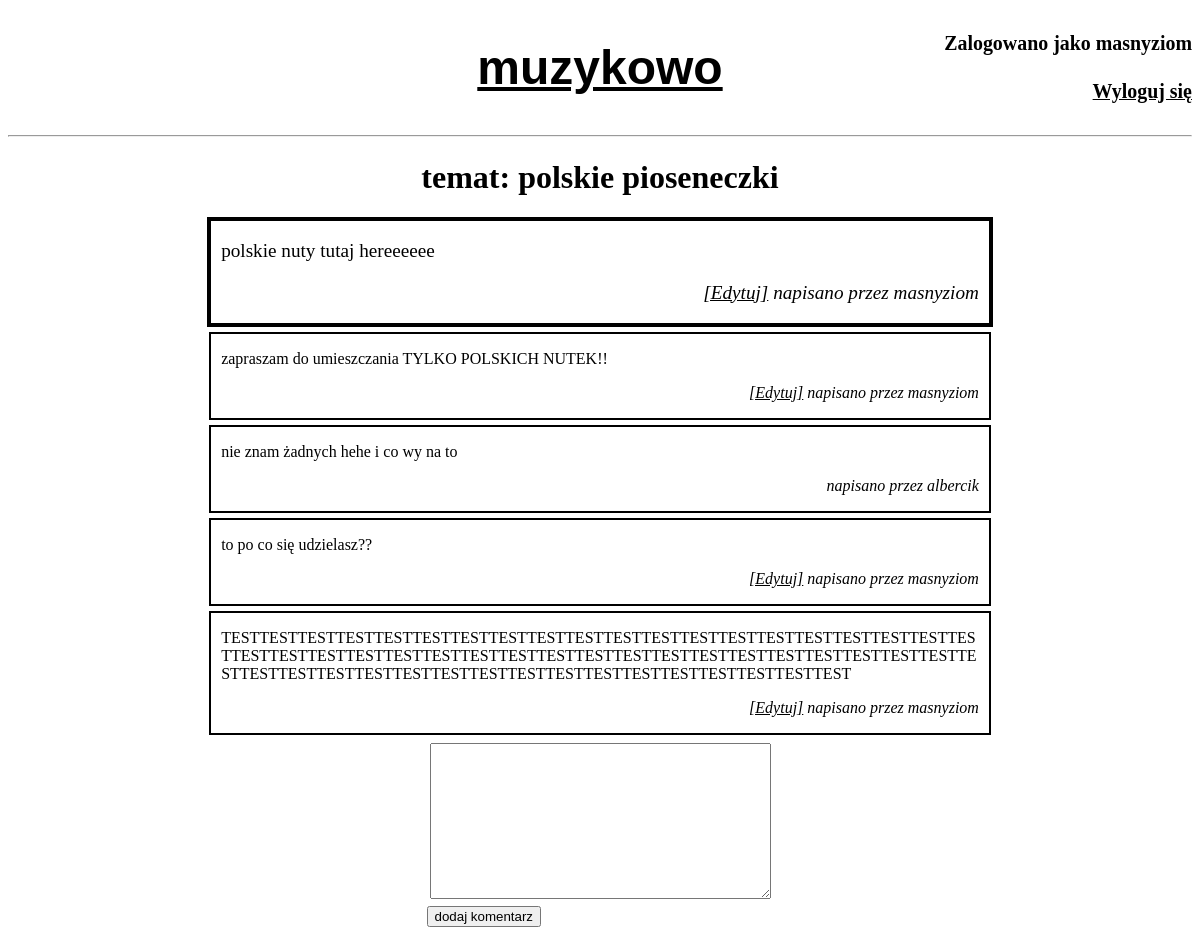
Page /odkrycia/1 (signed in) on the committed database.
### Forum/models.py (models this page shows, shortened)
class Thread(models.Model):
    id = models.AutoField(primary_key=True)
    section = models.ForeignKey(Section, on_delete=models.CASCADE)
    title = models.CharField(max_length=128)
    content = models.TextField()
    author = models.ForeignKey(User, on_delete=models.DO_NOTHING)

class Reply(models.Model):
    id = models.AutoField(primary_key=True)
    thread = models.ForeignKey(Thread, on_delete=models.CASCADE)
    content = models.TextField()
    author = models.ForeignKey(User, on_delete=models.DO_NOTHING)

### Forum/views.py (the view, shortened to what this page needs)
# urls.py: path('<str:sectionName>/<int:threadId>', views.threadpage, name='threadpage'),
def threadpage(request, sectionName, threadId):
    section = Section.objects.get(name = sectionName)
    thread = Thread.objects.get(id = threadId)
    replies = Reply.objects.filter(thread=thread)
    form = None
    if request.user.is_authenticated:
        form = ReplyForm()
    return render(request, 'thread.html', {
        'section': section,
        'thread': thread,
        'replies': replies,
        'replyform': form,
    })

### Forum/forms.py
class ReplyForm(forms.ModelForm):
    class Meta:
        model = Reply
        fields = ['content']

### templates/thread.html (shortened to what this page needs)
{% extends 'base.html' %}
{% block 'siteContent' %}
<div class="title">
    <h1>temat: {{thread.title}}</h1>
</div>
<div class="replies">
    <div class="thread">
        <p>{{ thread.content }}</p>
        <p class="signature">
            {% if thread.author == user %}
            <a href="{% url 'editthread' thread.id %}"><span>[Edytuj]</span></a>
            {% endif %}
            napisano przez {{ thread.author }}
        </p>
    </div>
    {% for reply in replies %}
    <div class="reply">
        <p>{{ reply.content }}</p>
        <p class="signature">
            {% if reply.author == user %}
            <a href="{% url 'editreply' reply.id %}"><span>[Edytuj]</span></a>
            {% endif %}
            napisano przez {{ reply.author }}
        </p>
    </div>
    {% endfor %}
    <div class="addComment">
        {% if replyform %}
        <form action="{% url 'threadpage' section.name thread.id %}" method="POST">
            <table>
                <td>{{replyform.content}}</td>
            </table>
            <input type="submit" value="dodaj komentarz">
        </form>
        {% else %}
        Zaloguj się aby dodać komentarz.
        {% endif %}
    </div>
</div>
{% endblock %}

### templates/base.html (shortened to what this page needs)
<!DOCTYPE html>
<html>
    <head>
    </head>
    <body>
        <div class="topbar">
            <a class="logotype" href="/"><h1 class="logotype">muzykowo</h1></a>
            <div class="userlogin">
                {% if user.is_authenticated %}
                <h5>Zalogowano jako {{ user.username }}</h5>
                <a href="{% url 'logout' %}">
                    <h5>Wyloguj się</h5>
                </a>
                {% else %}
                <h5>Nie jesteś zalogowany</h5>
                <a href="{% url 'login' %}">
                    <h5>Zaloguj się</h5>
                </a>
                {% endif %}
            </div>
        </div>
        <hr>
        {% block 'siteContent' %}
        {% endblock %}
    </body>
</html>

### templates/base.html (style rules this page uses)
a { color: black; }
.topbar { display: grid; grid-template-columns: 30% 40% 30%; font-size: 1.5em; }
.logotype { font-family: Verdana, Geneva, Tahoma, sans-serif; grid-column-start: 2; text-align: center; }
.userlogin { text-align: right; grid-column-start: 3; display: flex; flex-direction: column; justify-content: space-evenly; }
.userlogin h5 { margin: 0; }

### templates/thread.html (style rules this page uses)
.title { text-align: center; }
.replies { margin-right: auto; margin-left: auto; width: 80%; display: flex; flex-direction: column; align-items: center; }
.thread { border: 4px solid black; font-size: 1.2em; width: 80%; padding: 0 10px; margin-bottom: 5px; word-wrap: break-word; }
.reply { width: 80%; border: 2px black solid; padding: 0 10px; margin-bottom: 5px; word-wrap: break-word; }
.signature { text-align: right; font-style: italic; }

### rows in the picture
Thread: title "polskie pioseneczki", content "polskie nuty tutaj hereeeeee", author "masnyziom"
Reply: content "zapraszam do umieszczania TYLKO POLSKICH NUTEK!!", shows "[Edytuj]", author "masnyziom"
Reply: content "nie znam żadnych hehe i co wy na to", author "albercik"
Reply: content "to po co się udzielasz??", shows "[Edytuj]", author "masnyziom"
Reply: content "TESTTESTTESTTESTTESTTESTTESTTESTTESTTESTTESTTESTTESTTESTTESTTESTTESTTESTTESTTESTTESTTESTTESTTESTTESTTESTTESTTESTTESTTESTTESTTESTTESTTESTTESTTESTTESTTESTTESTTESTTESTTESTTESTTESTTESTTESTTESTTESTTESTTESTTESTTESTTESTTESTTESTTEST", shows "[Edytuj]", author "masnyziom"

### other values in the picture
{{ user.username }} "masnyziom"
